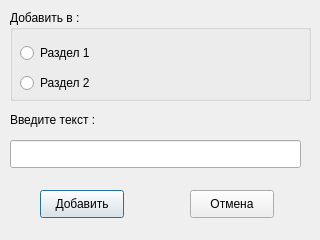
<?xml version="1.0" encoding="UTF-8"?>
<ui version="4.0">
 <class>Dialog</class>
 <widget class="QDialog" name="Dialog">
  <property name="geometry">
   <rect>
    <x>0</x>
    <y>0</y>
    <width>320</width>
    <height>240</height>
   </rect>
  </property>
  <property name="windowTitle">
   <string>Dialog</string>
  </property>
  <widget class="QGroupBox" name="groupBox">
   <property name="geometry">
    <rect>
     <x>10</x>
     <y>10</y>
     <width>301</width>
     <height>91</height>
    </rect>
   </property>
   <property name="title">
    <string>Добавить в :</string>
   </property>
   <widget class="QRadioButton" name="radioR1">
    <property name="geometry">
     <rect>
      <x>10</x>
      <y>30</y>
      <width>106</width>
      <height>26</height>
     </rect>
    </property>
    <property name="text">
     <string>Раздел 1</string>
    </property>
   </widget>
   <widget class="QRadioButton" name="radioR2">
    <property name="geometry">
     <rect>
      <x>10</x>
      <y>60</y>
      <width>106</width>
      <height>26</height>
     </rect>
    </property>
    <property name="text">
     <string>Раздел 2</string>
    </property>
   </widget>
  </widget>
  <widget class="QLineEdit" name="addLine">
   <property name="geometry">
    <rect>
     <x>10</x>
     <y>140</y>
     <width>291</width>
     <height>28</height>
    </rect>
   </property>
  </widget>
  <widget class="QLabel" name="label">
   <property name="geometry">
    <rect>
     <x>10</x>
     <y>110</y>
     <width>121</width>
     <height>20</height>
    </rect>
   </property>
   <property name="text">
    <string>Введите текст :</string>
   </property>
  </widget>
  <widget class="QPushButton" name="addBtn">
   <property name="geometry">
    <rect>
     <x>40</x>
     <y>190</y>
     <width>84</width>
     <height>28</height>
    </rect>
   </property>
   <property name="text">
    <string>Добавить</string>
   </property>
  </widget>
  <widget class="QPushButton" name="cancelBtn">
   <property name="geometry">
    <rect>
     <x>190</x>
     <y>190</y>
     <width>84</width>
     <height>28</height>
    </rect>
   </property>
   <property name="text">
    <string>Отмена</string>
   </property>
  </widget>
 </widget>
 <resources/>
 <connections/>
</ui>
